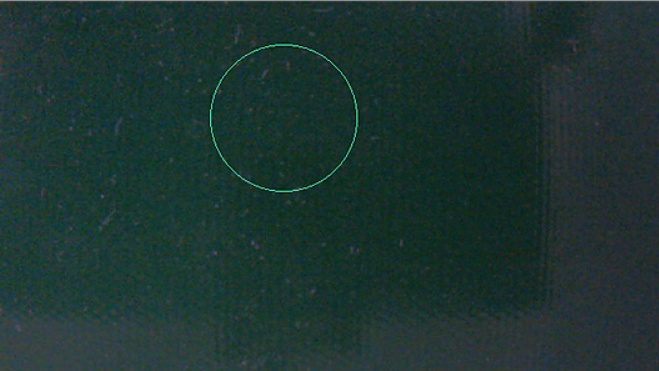
#> input picture dataset/regression/live_clip_20260610/empty_no_lens_b.jpg, 659 x 371 px
$ python pc_camera_rule_test.py --image ../dataset/regression/live_clip_20260610/empty_no_lens_b.jpg
#> lines starting #> are read from the running program, lines starting #| are printed output that depends on the picture; after the words box and inside, x2 and y2 are one past the last pixel; in counts of white or black regions, pixels touching at a corner belong together
import argparse
import json
import time
from datetime import datetime
from pathlib import Path

import cv2
import numpy as np

from stage2_anomaly import Stage2AnomalyModel, merge_with_rule_defects


SUPPORTED_DEFECT_TYPES = ("scratch", "stain")
DEFECT_TYPE_NAME = {
    "scratch": "划痕",
    "stain": "污点/油污",
}
LEVEL_SCORE = {
    "normal": 0,
    "light": 1,
    "medium": 2,
    "serious": 3,
}

STD_FACTOR = 1.35
MIN_CONTRAST_DELTA = 50
MIN_AREA = 16
BLOB_MERGE_KERNEL = 5
MAX_DEFECTS = 20
ENABLE_EDGE_CANDIDATES = False
MAX_LENSES = 2
LENS_MIN_AREA_RATIO = 0.04
LENS_MAX_AREA_RATIO = 0.80
LENS_MAX_ASPECT_RATIO = 3.4
LENS_EDGE_IGNORE_RATIO = 0.085
LOCAL_BACKGROUND_SIGMA = 23
ROBUST_DELTA_FACTOR = 4.2
MIN_COMPONENT_MEAN_DELTA = 12
MIN_COMPONENT_PEAK_DELTA = 34

CANNY_LOW = 50
CANNY_HIGH = 90

SCRATCH_MIN_ASPECT_RATIO = 5.0
SCRATCH_MIN_LENGTH = 24
STAIN_MIN_AREA = 220
STAIN_MAX_ASPECT_RATIO = 4.5
MEDIUM_AREA = 220

WINDOW_NAME = "PC Camera OpenMV Rule Test - q quit, s save, r ROI, c clear, m mode, +/- sensitivity"


def safe_round(value, digits=2):
    return round(float(value), digits)


def defect_type_name(value):
    return DEFECT_TYPE_NAME.get(value, value)


# [10 lines left out: function estimate_level, not called in this run]


def preprocess(gray):
    return cv2.GaussianBlur(gray, (3, 3), 0)


def build_roi(frame_shape, roi):
    height, width = frame_shape[:2]
    if roi is None:
        margin_x = int(width * 0.12)
        margin_y = int(height * 0.12)
        return margin_x, margin_y, width - margin_x * 2, height - margin_y * 2

    x, y, w, h = roi
    x = max(0, min(int(x), width - 1))
    y = max(0, min(int(y), height - 1))
    w = max(1, min(int(w), width - x))
    h = max(1, min(int(h), height - y))
    return x, y, w, h


# [23 lines left out: function anomaly_mask, not called in this run]


def default_edge_ignore(roi, edge_ignore):
    if edge_ignore > 0:
        return int(edge_ignore)
    return max(8, int(min(roi[2], roi[3]) * LENS_EDGE_IGNORE_RATIO))


# [4 lines left out: function contour_touches_roi_edge, not called in this run]


def score_lens_candidate(ellipse, contour_area, roi_w, roi_h):
    (cx, cy), (axis_a, axis_b), _angle = ellipse
    long_axis = max(axis_a, axis_b)
    short_axis = max(1.0, min(axis_a, axis_b))
    aspect = long_axis / short_axis
    if aspect > LENS_MAX_ASPECT_RATIO:
        return 0.0

    ellipse_area = np.pi * axis_a * axis_b / 4.0
    roi_area = float(roi_w * roi_h)
    area_ratio = ellipse_area / roi_area
    if area_ratio < LENS_MIN_AREA_RATIO or area_ratio > LENS_MAX_AREA_RATIO:
        return 0.0

    center_dx = abs(cx - roi_w / 2.0) / max(1.0, roi_w / 2.0)
    center_dy = abs(cy - roi_h / 2.0) / max(1.0, roi_h / 2.0)
    center_score = 1.0 - min(1.0, (center_dx + center_dy) / 2.0)
    fill_score = min(1.0, contour_area / max(1.0, ellipse_area))
    aspect_score = 1.0 - min(1.0, abs(aspect - 1.55) / 2.2)
    return area_ratio * 0.45 + center_score * 0.25 + fill_score * 0.18 + aspect_score * 0.12


def find_lens_ellipses(frame, roi):
    x, y, w, h = roi
    gray = cv2.cvtColor(frame, cv2.COLOR_BGR2GRAY)
    roi_gray = gray[y:y + h, x:x + w]
    roi_gray = cv2.GaussianBlur(roi_gray, (5, 5), 0)

    edges = cv2.Canny(roi_gray, 35, 95)
    kernel = np.ones((5, 5), np.uint8)
    edges = cv2.dilate(edges, kernel, iterations=1)
    edges = cv2.morphologyEx(edges, cv2.MORPH_CLOSE, kernel, iterations=2)
    contours, _hierarchy = cv2.findContours(edges, cv2.RETR_EXTERNAL, cv2.CHAIN_APPROX_SIMPLE)

    candidates = []
    for contour in contours:
        if len(contour) < 5:
            continue
        contour_area = cv2.contourArea(contour)
        if contour_area < w * h * 0.01:
            continue
        ellipse = cv2.fitEllipse(contour)
        score = score_lens_candidate(ellipse, contour_area, w, h)
        if score <= 0:
            continue
        (cx, cy), axes, angle = ellipse
        full_ellipse = ((cx + x, cy + y), axes, angle)
        candidates.append((score, full_ellipse))

    candidates.sort(key=lambda item: item[0], reverse=True)
    selected = []
    for score, ellipse in candidates:
        cx, cy = ellipse[0]
        too_close = False
        for _old_score, old_ellipse in selected:
            ox, oy = old_ellipse[0]
            distance = ((cx - ox) ** 2 + (cy - oy) ** 2) ** 0.5
            min_axis = min(ellipse[1][0], ellipse[1][1], old_ellipse[1][0], old_ellipse[1][1])
            if distance < min_axis * 0.35:
                too_close = True
                break
        if not too_close:
            selected.append((score, ellipse))
        if len(selected) >= MAX_LENSES:
            break

    return [ellipse for _score, ellipse in selected]


# [5 lines left out: function center_fallback_ellipse, not called in this run]


def create_lens_segmentation(frame, roi, edge_ignore, lens_mode):
    ellipses = [] if lens_mode == "center" else find_lens_ellipses(frame, roi)
    source = "auto"
    found = bool(ellipses)
    if not ellipses:
        ellipses = [center_fallback_ellipse(roi)]
        source = "center_fallback"

    lens_mask = np.zeros(frame.shape[:2], dtype=np.uint8)
    for ellipse in ellipses:
        cv2.ellipse(lens_mask, ellipse, 255, -1)

    ignore = default_edge_ignore(roi, edge_ignore)
    if ignore > 0:
        distance = cv2.distanceTransform(lens_mask, cv2.DIST_L2, 3)
        analysis_mask = np.where(distance > ignore, 255, 0).astype(np.uint8)
    else:
        analysis_mask = lens_mask.copy()

    return {
        "found": found,
        "source": source,
        "edge_ignore": ignore,
        "ellipses": ellipses,
        "lens_mask": lens_mask,
        "analysis_mask": analysis_mask,
    }


def anomaly_mask_in_lens(gray, roi, analysis_mask, min_delta, use_edges):
    x, y, w, h = roi
    roi_img = gray[y:y + h, x:x + w]
    roi_lens_mask = analysis_mask[y:y + h, x:x + w]
    lens_pixels = roi_img[roi_lens_mask > 0]
    if lens_pixels.size == 0:
        empty = np.zeros_like(gray, dtype=np.uint8)
        return empty, empty, int(min_delta)

    background = cv2.GaussianBlur(
        roi_img,
        (0, 0),
        sigmaX=LOCAL_BACKGROUND_SIGMA,
        sigmaY=LOCAL_BACKGROUND_SIGMA,
    )
    roi_diff = cv2.absdiff(roi_img, background)
    lens_diff = roi_diff[roi_lens_mask > 0]
    median = float(np.median(lens_diff))
    mad = float(np.median(np.abs(lens_diff.astype(np.float32) - median)))
    robust_sigma = 1.4826 * mad
    delta = int(max(float(min_delta), median + robust_sigma * ROBUST_DELTA_FACTOR))

    roi_mask = cv2.inRange(roi_diff, delta, 255)

    if use_edges:
        edges = cv2.Canny(roi_img, CANNY_LOW, CANNY_HIGH)
        roi_mask = cv2.bitwise_or(roi_mask, edges)
    roi_mask = cv2.bitwise_and(roi_mask, roi_lens_mask)

    open_kernel = np.ones((3, 3), np.uint8)
    close_kernel = np.ones((BLOB_MERGE_KERNEL, BLOB_MERGE_KERNEL), np.uint8)
    roi_mask = cv2.morphologyEx(roi_mask, cv2.MORPH_OPEN, open_kernel)
    roi_mask = cv2.morphologyEx(roi_mask, cv2.MORPH_CLOSE, close_kernel)
    roi_mask = cv2.bitwise_and(roi_mask, roi_lens_mask)

    mask = np.zeros_like(gray, dtype=np.uint8)
    diff_map = np.zeros_like(gray, dtype=np.uint8)
    mask[y:y + h, x:x + w] = roi_mask
    diff_map[y:y + h, x:x + w] = roi_diff
    return mask, diff_map, delta


# [62 lines left out: function contour_to_defect, not called in this run]


def detect_defects(frame, roi, min_delta, edge_ignore, lens_mode, use_edges):
    gray = cv2.cvtColor(frame, cv2.COLOR_BGR2GRAY)
    processed = preprocess(gray)
    segmentation = create_lens_segmentation(frame, roi, edge_ignore, lens_mode)
    mask, diff_map, candidate_delta = anomaly_mask_in_lens(
        processed,
        roi,
        segmentation["analysis_mask"],
        min_delta,
        use_edges,
    )
    segmentation["candidate_delta"] = int(candidate_delta)
    contours, _hierarchy = cv2.findContours(mask, cv2.RETR_EXTERNAL, cv2.CHAIN_APPROX_SIMPLE)
    lens_area = max(1, int(cv2.countNonZero(segmentation["analysis_mask"])))

    defects = []
    for contour in contours:
        defect = contour_to_defect(contour, lens_area, diff_map)
        if defect is not None:
            defects.append(defect)

    defects.sort(key=lambda item: item["area"], reverse=True)
    return defects[:MAX_DEFECTS], segmentation


def load_stage2_model(path):
    if not path:
        return None
    model_path = Path(path)
    if not model_path.exists():
        raise RuntimeError("二级异常检测模型不存在：%s" % model_path)
    model = Stage2AnomalyModel.load(model_path)
    print("已加载二级异常检测模型：%s，正常样本数=%d，阈值=%.2f" % (
        model.path,
        model.sample_count,
        model.threshold,
    ))
    return model


def apply_stage2(frame, defects, segmentation, stage2_model):
    if stage2_model is None:
        segmentation["stage2"] = {"enabled": False}
        return defects

    stage2_result = stage2_model.infer(frame, segmentation["analysis_mask"])
    merged, stage2_result = merge_with_rule_defects(defects, stage2_result, max_defects=MAX_DEFECTS)
    segmentation["stage2"] = stage2_result
    return merged


def build_result(defects, frame_shape, roi, segmentation):
    summary = {defect_type: 0 for defect_type in SUPPORTED_DEFECT_TYPES}
    overall_level = "normal"
    for defect in defects:
        summary[defect["type"]] += 1
        if LEVEL_SCORE[defect["level"]] > LEVEL_SCORE[overall_level]:
            overall_level = defect["level"]

    result = {
        "has_defect": len(defects) > 0,
        "defect_count": len(defects),
        "summary": summary,
        "overall_level": overall_level,
        "defects": defects,
        "timestamp": int(time.time() * 1000),
        "model": "pc_camera_rule_detector",
        "frame": {"w": int(frame_shape[1]), "h": int(frame_shape[0])},
        "roi": {"x": roi[0], "y": roi[1], "w": roi[2], "h": roi[3]},
        "lens": {
            "found": bool(segmentation["found"]),
            "source": segmentation["source"],
            "count": len(segmentation["ellipses"]),
            "edge_ignore": int(segmentation["edge_ignore"]),
            "candidate_delta": int(segmentation.get("candidate_delta", 0)),
        },
    }
    stage2 = segmentation.get("stage2")
    if stage2:
        result["stage2"] = {
            "enabled": bool(stage2.get("enabled", False)),
            "available": bool(stage2.get("available", False)),
            "model_path": stage2.get("model_path", ""),
            "sample_count": int(stage2.get("sample_count", 0)),
            "threshold": safe_round(stage2.get("threshold", 0.0)),
            "score_max": safe_round(stage2.get("score_max", 0.0)),
            "score_mean": safe_round(stage2.get("score_mean", 0.0)),
            "candidate_count": int(stage2.get("candidate_count", 0)),
            "confirmed_rule_count": int(stage2.get("confirmed_rule_count", 0)),
            "added_stage2_count": int(stage2.get("added_stage2_count", 0)),
        }
    return result


def draw_mask_contours(display, mask, color, thickness):
    contours, _hierarchy = cv2.findContours(mask, cv2.RETR_EXTERNAL, cv2.CHAIN_APPROX_SIMPLE)
    cv2.drawContours(display, contours, -1, color, thickness)


def draw_overlay(frame, result, segmentation, min_delta):
    display = frame.copy()
    roi = result["roi"]
    cv2.rectangle(
        display,
        (roi["x"], roi["y"]),
        (roi["x"] + roi["w"], roi["y"] + roi["h"]),
        (0, 180, 255),
        2,
    )
    draw_mask_contours(display, segmentation["lens_mask"], (0, 255, 0), 2)
    draw_mask_contours(display, segmentation["analysis_mask"], (255, 220, 0), 1)
    stage2 = segmentation.get("stage2", {})
    if stage2.get("available") and "mask" in stage2:
        draw_mask_contours(display, stage2["mask"], (255, 0, 255), 1)

    for defect in result["defects"]:
        x, y, w, h = defect["x"], defect["y"], defect["w"], defect["h"]
        padding = max(8, int(min(frame.shape[:2]) * 0.02))
        center = (x + w // 2, y + h // 2)
        axes = (max(10, w // 2 + padding), max(10, h // 2 + padding))
        cv2.ellipse(display, center, axes, 0, 0, 360, (0, 0, 255), 3)
        label = "%s %.2f" % (defect["type"], defect["confidence"])
        cv2.putText(display, label, (x, max(18, y - 8)), cv2.FONT_HERSHEY_SIMPLEX, 0.55, (0, 0, 255), 2)

    stage2_status = "off"
    if stage2.get("enabled"):
        stage2_status = "on" if stage2.get("available") else "no-mask"
    status = "defects:%d  sensitivity:%d  lens:%s/%d  delta:%d  stage2:%s" % (
        result["defect_count"],
        min_delta,
        result["lens"]["source"],
        result["lens"]["count"],
        result["lens"].get("candidate_delta", 0),
        stage2_status,
    )
    cv2.putText(display, status, (12, 28), cv2.FONT_HERSHEY_SIMPLEX, 0.75, (0, 255, 0), 2)
    return display


# [6 lines left out: function print_result, not called in this run]


def save_frame(frame):
    output_dir = Path("outputs") / "pc_camera_rule_test"
    output_dir.mkdir(parents=True, exist_ok=True)
    filename = datetime.now().strftime("pc_camera_%Y%m%d_%H%M%S.jpg")
    path = output_dir / filename
    write_image(path, frame)
    print("已保存截图：%s" % path)


def read_image(path):
    data = np.fromfile(str(path), dtype=np.uint8)
    if data.size == 0:
        return None
    return cv2.imdecode(data, cv2.IMREAD_COLOR)


def write_image(path, frame):
    ok, encoded = cv2.imencode(".jpg", frame)
    if not ok:
        raise RuntimeError("图片编码失败：%s" % path)
    encoded.tofile(str(path))


# [7 lines left out: function parse_roi, not called in this run]


def run_image(path, roi, min_delta, edge_ignore, lens_mode, use_edges, stage2_model=None, no_window=False, no_save=False):
    frame = read_image(path)
    if frame is None:
        raise RuntimeError("无法读取图片：%s" % path)
    active_roi = build_roi(frame.shape, roi)
    defects, segmentation = detect_defects(frame, active_roi, min_delta, edge_ignore, lens_mode, use_edges)
    defects = apply_stage2(frame, defects, segmentation, stage2_model)
    result = build_result(defects, frame.shape, active_roi, segmentation)
    display = draw_overlay(frame, result, segmentation, min_delta)
    print(json.dumps(result, ensure_ascii=False, indent=2))
    if not no_save:
        save_frame(display)
    if no_window:
        return
    cv2.imshow(WINDOW_NAME, display)
    cv2.waitKey(0)


# [46 lines left out: function run_camera, not called in this run]


def main():
    parser = argparse.ArgumentParser(description="用电脑摄像头模拟 OpenMV 规则检测。")
    parser.add_argument("--camera", type=int, default=0, help="电脑摄像头编号，默认 0。")
    parser.add_argument("--image", help="也可以先用一张本地图片测试算法。")
    parser.add_argument("--roi", type=parse_roi, help="检测区域，格式 x,y,w,h。默认自动取画面中间区域。")
    parser.add_argument("--min-delta", type=int, default=MIN_CONTRAST_DELTA, help="亮度差阈值，越小越敏感。")
    parser.add_argument("--edge-ignore", type=int, default=0, help="镜片边缘忽略像素。默认按镜片大小自动计算。")
    parser.add_argument("--lens-mode", choices=("auto", "center"), default="auto", help="auto 自动找椭圆镜片；center 强制使用中心椭圆。")
    parser.add_argument("--use-edges", action="store_true", help="启用 Canny 边缘候选。默认关闭，以减少背景纹理误检。")
    parser.add_argument("--stage2-model", help="二级异常检测模型 .npz。启用后会用 PaDiM-Lite 思路复核一级规则候选。")
    parser.add_argument("--no-window", action="store_true", help="图片测试时不弹出窗口，只输出 JSON 并保存结果图。")
    parser.add_argument("--no-save", action="store_true", help="图片测试时不保存叠加结果图，加快批量测试。")
    args = parser.parse_args()
    stage2_model = load_stage2_model(args.stage2_model)

    if args.image:
        run_image(
            args.image,
            args.roi,
            args.min_delta,
            args.edge_ignore,
            args.lens_mode,
            args.use_edges,
            stage2_model=stage2_model,
            no_window=args.no_window,
            no_save=args.no_save,
        )
#> in read_image, returned value is the input picture: shape (371, 659, 3); mean B, G, R 48.5, 52.3, 29.4
#> in find_lens_ellipses, `edges = cv2.Canny(roi_gray, 35, 95)`:
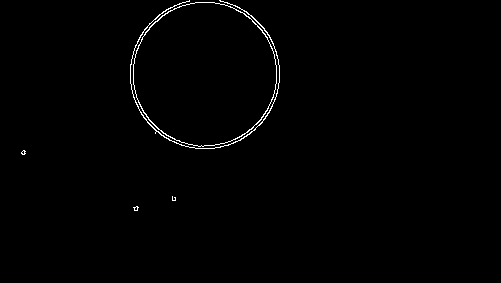
#> edges: shape (283, 501); 0.76% white in thin lines or dots, all inside (x1, y1, x2, y2) = (21, 0, 280, 211)
#> in find_lens_ellipses, `edges = cv2.dilate(edges, kernel, iterations=1)`:
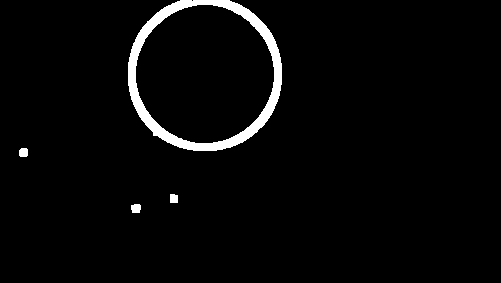
#> edges: shape (283, 501); 3% white; 4 white regions, box (x1, y1, x2, y2) and area: (128, 0, 282, 151) 4064, (131, 204, 141, 213) 80, (19, 148, 28, 157) 75, (170, 194, 178, 203) 69
#> in find_lens_ellipses, `edges = cv2.morphologyEx(edges, cv2.MORPH_CLOSE, kernel, iterations=2)`: edges: shape (283, 501); 3.1% white; 4 white regions
#> in find_lens_ellipses, `contours, _hierarchy = cv2.findContours(edges, cv2.RETR_EXTERNAL, cv2...`: contours = 4 contours; box (x1, y1, x2, y2) and area: (128, 0, 282, 151) 18674, (131, 204, 141, 213) 64, (19, 148, 28, 157) 60, (170, 194, 178, 203) 54
#> the loop in find_lens_ellipses, `for contour in contours:` made 4 passes
#> contour_area on passes 1 to 3: 64, 53.5, 60.5
#> after the loop in find_lens_ellipses, `for contour in contours:`: candidates = 1 item
#> the loop in find_lens_ellipses, `for score, ellipse in candidates:` made 1 pass
#> (score, ellipse, cx, cy) on pass 1: (0.495, ((283.4, 117.4), (154.5, 155.4), 5.62), 283.4, 117.4)
#> in create_lens_segmentation, `ellipses = [] if lens_mode == "center" else find_lens_ellipses(frame, ..`: ellipses = [((283.4, 117.4), (154.5, 155.4), 5.62)]
#> in create_lens_segmentation, `found = bool(ellipses)`: found = True
#> the loop in create_lens_segmentation, `for ellipse in ellipses:` made 1 pass
#> ellipse on pass 1: ((283.4, 117.4), (154.5, 155.4), 5.62)
#> after the loop in create_lens_segmentation, `for ellipse in ellipses:`:
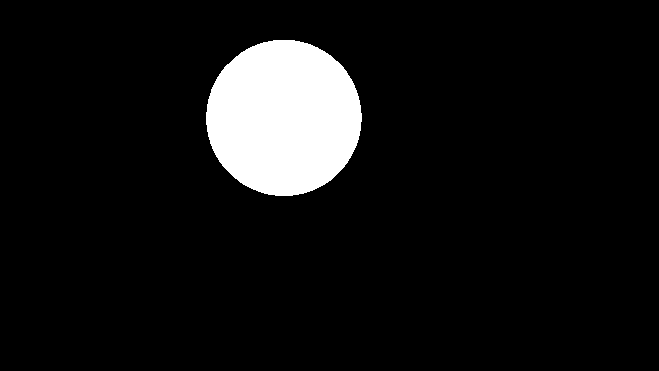
#> lens_mask: shape (371, 659); 7.8% white; 1 white region, box (x1, y1, x2, y2) and area: (206, 40, 362, 196) 19058
#> in create_lens_segmentation, `analysis_mask = np.where(distance > ignore, 255, 0).astype(np.uint8)`:
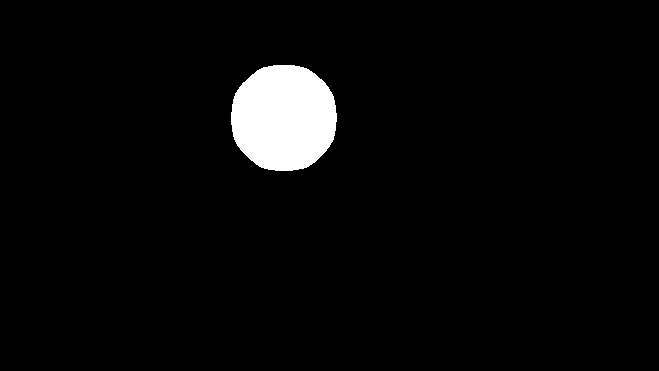
#> analysis_mask: shape (371, 659); 3.7% white; 1 white region, box (x1, y1, x2, y2) and area: (231, 65, 337, 171) 9054
#> in detect_defects, `segmentation = create_lens_segmentation(frame, roi, edge_ignore, lens_..`: segmentation = 6 items
#> in anomaly_mask_in_lens, `roi_lens_mask = analysis_mask[y:y + h, x:x + w]`:
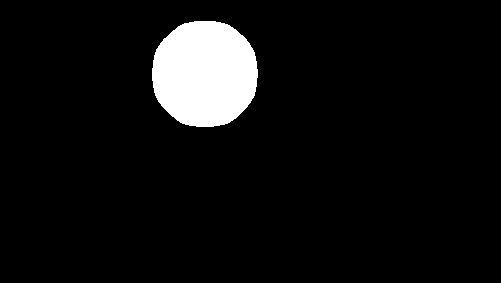
#> roi_lens_mask: shape (283, 501); 6.4% white; 1 white region, box (x1, y1, x2, y2) and area: (152, 21, 258, 127) 9054
#> in anomaly_mask_in_lens, `lens_pixels = roi_img[roi_lens_mask > 0]`: lens_pixels = 9054 values, max 69 at index 368, min 33 at index 8931, mean 41.56
#> in anomaly_mask_in_lens, `lens_diff = roi_diff[roi_lens_mask > 0]`: lens_diff = 9054 values, max 24 at index 368, min 0 at index 12, mean 2.47
#> in anomaly_mask_in_lens, `median = float(np.median(lens_diff))`: median = 2
#> in anomaly_mask_in_lens, `mad = float(np.median(np.abs(lens_diff.astype(np.float32) - median)))`: mad = 1
#> in anomaly_mask_in_lens, `robust_sigma = 1.4826 * mad`: robust_sigma = 1.48
#> in anomaly_mask_in_lens, `delta = int(max(float(min_delta), median + robust_sigma * ROBUST_DELTA..`: delta = 50
#> in anomaly_mask_in_lens, `roi_mask = cv2.inRange(roi_diff, delta, 255)`:
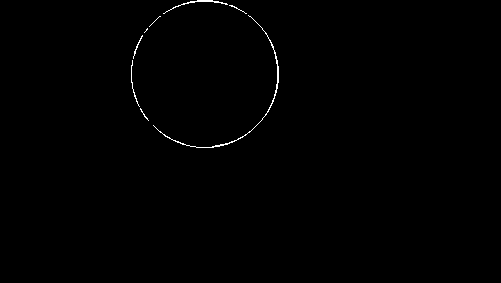
#> roi_mask: shape (283, 501); 0.39% white in thin lines or dots, all inside (x1, y1, x2, y2) = (131, 0, 279, 148)
#> in anomaly_mask_in_lens, `roi_mask = cv2.bitwise_and(roi_mask, roi_lens_mask)`: roi_mask: shape (283, 501); every value is 0
#> in anomaly_mask_in_lens, `mask[y:y + h, x:x + w] = roi_mask`: mask: shape (371, 659); every value is 0
#> in detect_defects, `contours, _hierarchy = cv2.findContours(mask, cv2.RETR_EXTERNAL, cv2.C..`: contours = []
#> in detect_defects, `lens_area = max(1, int(cv2.countNonZero(segmentation["analysis_mask"])))`: lens_area = 9054
#> after the loop in detect_defects, `for contour in contours:`: defects = []
#> in run_image, `defects, segmentation = detect_defects(frame, active_roi, min_delta, e..`: segmentation = 7 items
#> after the loop in build_result, `for defect in defects:`: overall_level = 'normal'; summary = {'scratch': 0, 'stain': 0}
#> in build_result, `stage2 = segmentation.get("stage2")`: stage2 = {'enabled': False}
#> in run_image, `result = build_result(defects, frame.shape, active_roi, segmentation)`: result = 11 items
#> in draw_overlay, `roi = result["roi"]`: roi = {'x': 79, 'y': 44, 'w': 501, 'h': 283}
#> in draw_mask_contours, `contours, _hierarchy = cv2.findContours(mask, cv2.RETR_EXTERNAL, cv2.C..`: contours = 1 contour; box (x1, y1, x2, y2) and area: (206, 40, 362, 196) 18838
#> in draw_mask_contours (call 2), `contours, _hierarchy = cv2.findContours(mask, cv2.RETR_EXTERNAL, cv2.C..`: contours = 1 contour; box (x1, y1, x2, y2) and area: (231, 65, 337, 171) 8902
#> in draw_overlay, `stage2 = segmentation.get("stage2", {})`: stage2 = {'enabled': False}
#> in draw_overlay, `cv2.putText(display, status, (12, 28), cv2.FONT_HERSHEY_SIMPLEX, 0.75,..`:
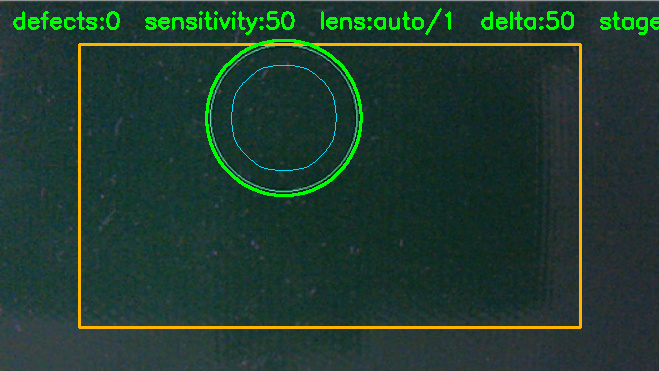
#> display: shape (371, 659, 3); mean B, G, R 46.7, 59.7, 33
#> (printed output is left out)
    else:
        run_camera(
            args.camera,
            args.roi,
            args.min_delta,
            args.edge_ignore,
            args.lens_mode,
            args.use_edges,
            stage2_model=stage2_model,
        )


if __name__ == "__main__":
    main()
